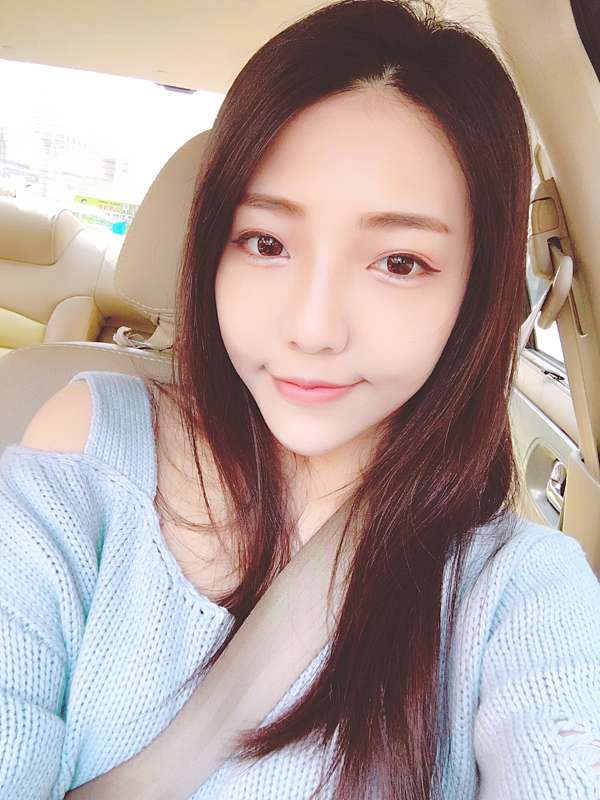
#> input picture Img/Face/1.jpg, 600 x 800 px, found by its file name
$ jupyter execute '3-OpenCV 五官偵測 ( 眼睛、鼻子、嘴巴 ).ipynb'   (text cells are left out)
#> lines starting #> are read from the running program, lines starting #| are printed output that depends on the picture; after the words box and inside, x2 and y2 are one past the last pixel; in counts of white or black regions, pixels touching at a corner belong together
[cell 1]
import cv2
img = cv2.imread(r'Img\Face\1.jpg')
#> img is the input picture: shape (800, 600, 3); mean B, G, R 158.3, 161.6, 178.7
gray = cv2.cvtColor(img, cv2.COLOR_BGR2GRAY)   # 圖片轉灰階
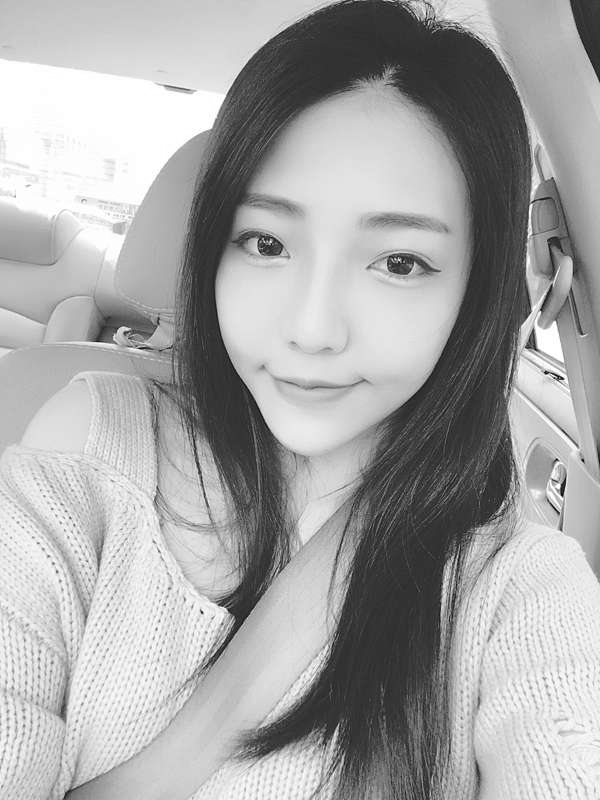
#> gray: shape (800, 600); min 0, max 255, mean 166.3
#gray = cv2.medianBlur(gray, 5)                # 如果一直偵測到雜訊，可使用模糊的方式去除雜訊

eye_cascade = cv2.CascadeClassifier(r"Model\3\haarcascade_eye.xml")  # 使用眼睛模型
eyes = eye_cascade.detectMultiScale(gray)                       # 偵測眼睛
#> eyes = [[434, 218, 22, 22], [228, 209, 70, 70], [356, 223, 82, 82], [81, 302, 59, 59]]
for (x, y, w, h) in eyes:
    cv2.rectangle(img, (x, y), (x+w, y+h), (0, 255, 0), 2)      # 標記綠色方框
#> this loop made 4 passes
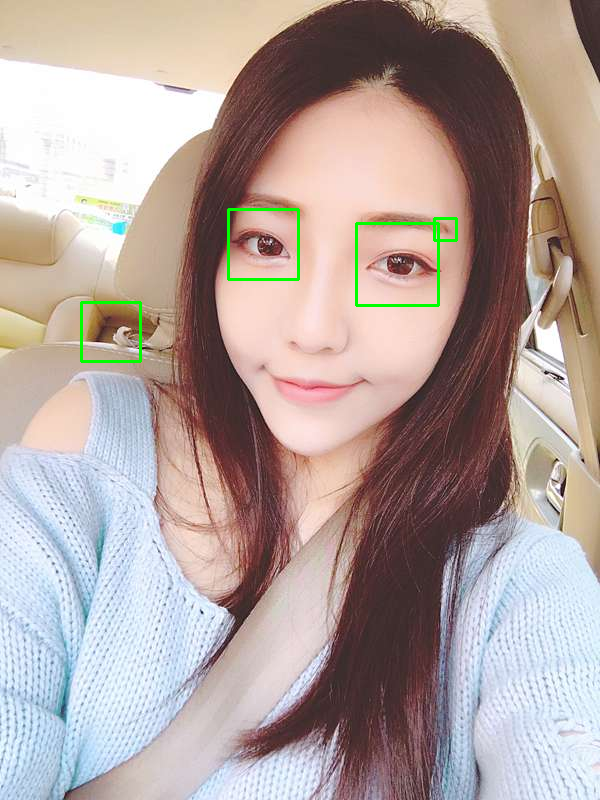
#> img: shape (800, 600, 3); 0.58% of pixels changed, all inside (x1, y1, x2, y2) = (80, 208, 458, 363)

mouth_cascade = cv2.CascadeClassifier(r"Model\3\haarcascade_mcs_mouth.xml")  # 使用嘴巴模型
mouths = mouth_cascade.detectMultiScale(gray)                           # 偵測嘴巴
#> mouths = [[281, 368, 83, 50], [280, 329, 73, 44], [174, 511, 57, 34]]
for (x, y, w, h) in mouths:
    cv2.rectangle(img, (x, y), (x+w, y+h), (0, 0, 255), 2)              # 標記紅色方框
#> this loop made 3 passes
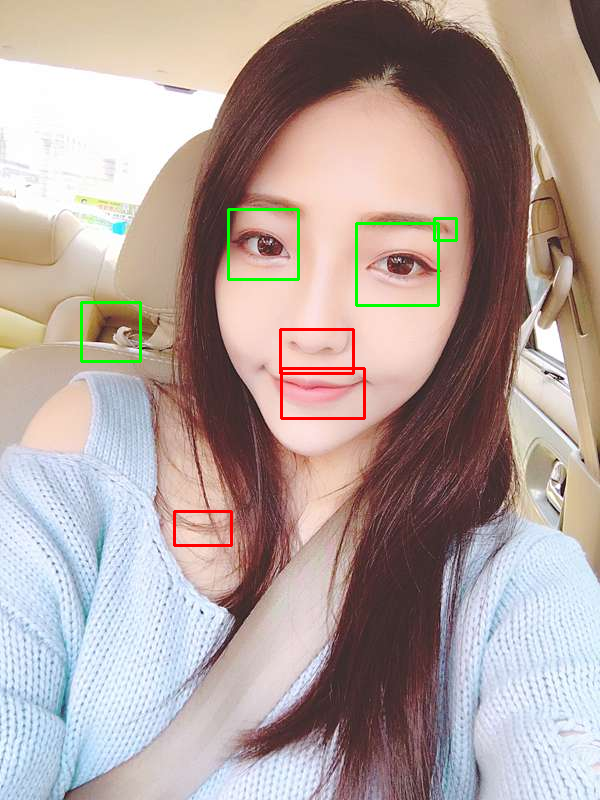
#> img: shape (800, 600, 3); 0.42% of pixels changed, all inside (x1, y1, x2, y2) = (173, 328, 366, 547)

nose_cascade = cv2.CascadeClassifier(r"Model\3\haarcascade_mcs_nose.xml")    # 使用鼻子模型
noses = nose_cascade.detectMultiScale(gray)                             # 偵測鼻子
#> noses = [[273, 307, 78, 65], [347, 158, 181, 151]]
for (x, y, w, h) in noses:
    cv2.rectangle(img, (x, y), (x+w, y+h), (255, 0, 0), 2)              # 標記藍色方框
#> this loop made 2 passes
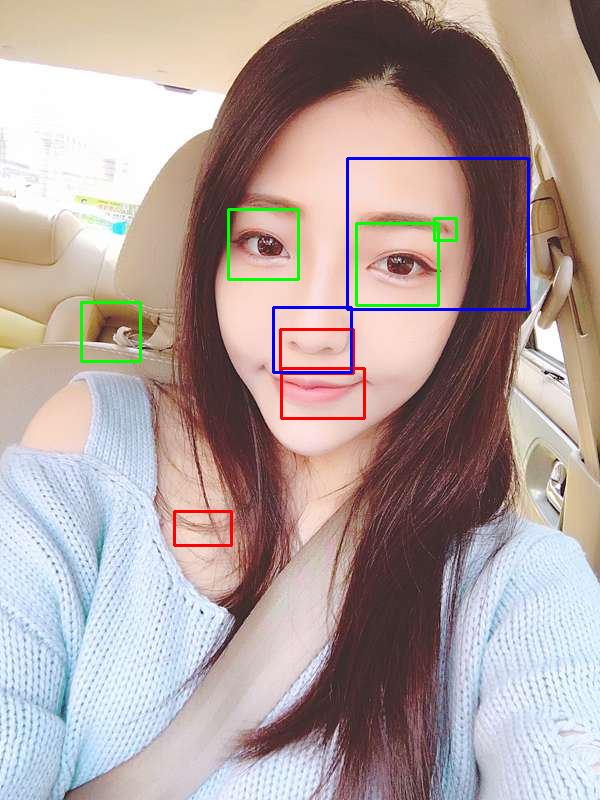
#> img: shape (800, 600, 3); 0.59% of pixels changed, all inside (x1, y1, x2, y2) = (272, 157, 530, 374)

cv2.imshow('oxxostudio', img)
cv2.waitKey(0)   # 按下任意鍵停止
cv2.destroyAllWindows()

[cell 2]
import cv2

# 初始化攝像頭
cap = cv2.VideoCapture(0)

# 載入眼睛、嘴巴和鼻子偵測模型
eye_cascade = cv2.CascadeClassifier(r"Model/3/haarcascade_eye.xml")          # 使用眼睛模型
mouth_cascade = cv2.CascadeClassifier(r"Model/3/haarcascade_mcs_mouth.xml")  # 使用嘴巴模型
nose_cascade = cv2.CascadeClassifier(r"Model/3/haarcascade_mcs_nose.xml")    # 使用鼻子模型

# 檢查攝像頭是否打開
if not cap.isOpened():
    print("Cannot open camera")
    exit()

while True:
    # 讀取影像
    ret, frame = cap.read()
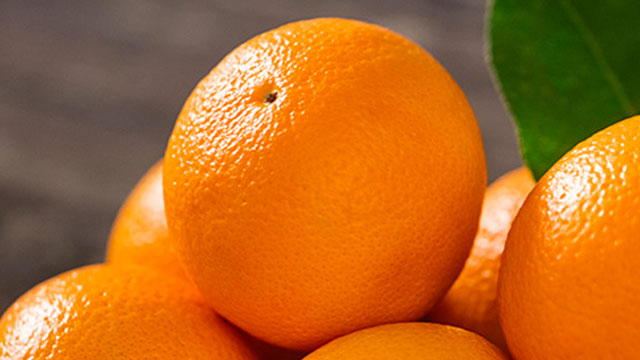
#> input picture Img/29/orange.jpg, 640 x 360 px, given in place of the camera
#> frame is the input picture: shape (360, 640, 3); mean B, G, R 35.6, 105, 180.2
    if not ret:
        print("Cannot receive frame")
        break

    # 縮小尺寸，避免尺寸過大導致效能不好
    img = cv2.resize(frame, (540, 320))
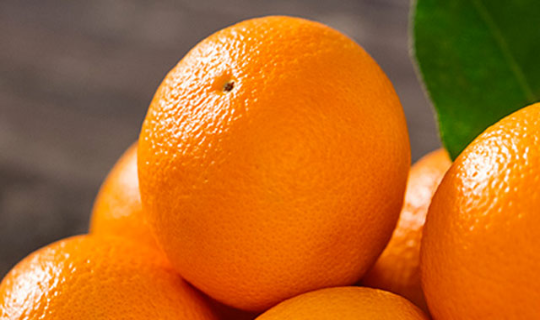
#> img: shape (320, 540, 3); mean B, G, R 35.6, 104.9, 180.1

    # 將影像進行中值模糊處理
    gray = cv2.medianBlur(img, 3)
#> gray: shape (320, 540, 3)

    # 將影像轉換成灰階
    gray = cv2.cvtColor(gray, cv2.COLOR_BGR2GRAY)
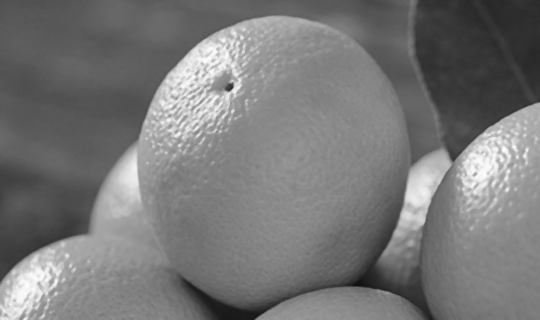
#> gray: shape (320, 540); min 17, max 253, mean 119.4

    # 再次進行中值模糊處理
    gray = cv2.medianBlur(gray, 5)

    # 偵測眼睛
    eyes = eye_cascade.detectMultiScale(gray)
#> eyes = ()
    for (x, y, w, h) in eyes:
        cv2.rectangle(img, (x, y), (x+w, y+h), (0, 255, 0), 2)  # 用綠色矩形標記眼睛
#> this loop made 0 passes

    # 偵測嘴巴
    mouths = mouth_cascade.detectMultiScale(gray)
#> mouths = ()
    for (x, y, w, h) in mouths:
        cv2.rectangle(img, (x, y), (x+w, y+h), (0, 0, 255), 2)  # 用紅色矩形標記嘴巴

    # 偵測鼻子
    noses = nose_cascade.detectMultiScale(gray)
#> noses = ()
    for (x, y, w, h) in noses:
        cv2.rectangle(img, (x, y), (x+w, y+h), (255, 0, 0), 2)  # 用藍色矩形標記鼻子

    # 顯示影像
    cv2.imshow('oxxostudio', img)

    # 按下 'q' 鍵退出
    if cv2.waitKey(1) == ord('q'):
#> (key q is pressed here)
        break

# 釋放攝像頭並關閉所有視窗
cap.release()
cv2.destroyAllWindows()
